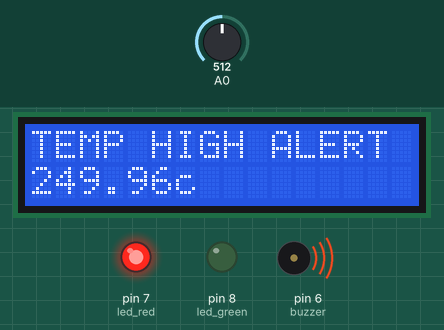
Simulated run of this sketch. Board: Arduino Uno, built with avr-gcc and run on an emulated ATmega328P. Shown: 16×2 character LCD, output pins drawn as LEDs (lit = HIGH), buzzer (waves = sounding). Inputs (shaded band) come from the test bench; at power-on: A0 = 512. What the sketch prints to the serial monitor is not drawn.

Above: at 1.2 s.
1.3 s: A0 set to 101
At 1.88 s:
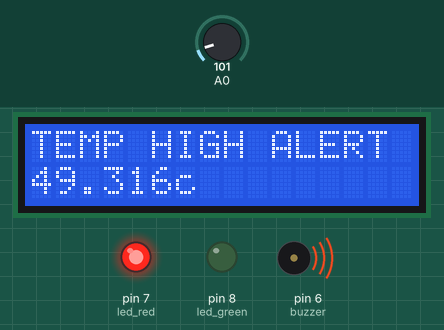
4.3 s: A0 set to 88
At 5.7 s:
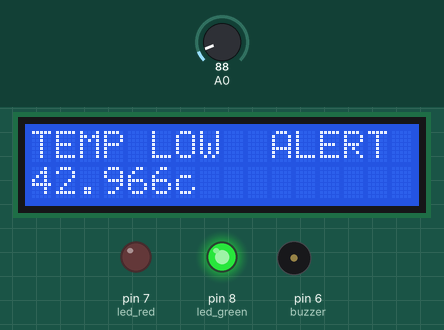
6.0 s: A0 set to 122
At 6.23 s:
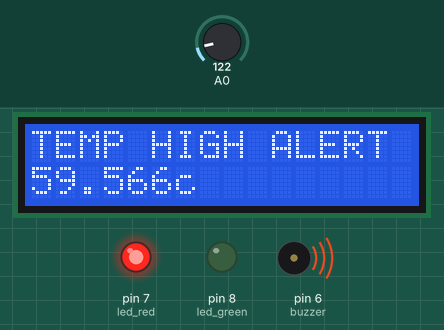
Timing chart, 0 to 13.5 s (numbered marks = the images above; inputs shaded):
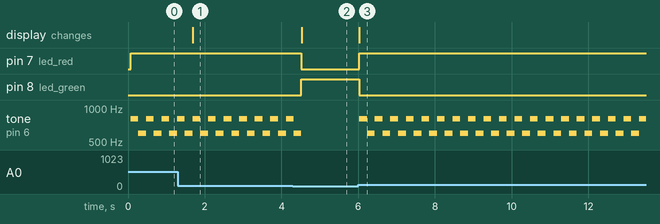

Measured:
- the behaviour switches between 93 and 92 on A0 (found by bisection; images 1 and 2)
- after the input at 1.3 s, the display: changes after 0.39 s (image 1)
- after the input at 4.3 s, pin 7 (led_red): HIGH → LOW after 0.22 s; pin 8 (led_green): LOW → HIGH after 0.22 s; the display: changes after 0.22 s (image 2)
- after the input at 6.0 s, pin 7 (led_red): LOW → HIGH at once; pin 8 (led_green): HIGH → LOW at once; tone on pin 6 (buzzer): alternates 800 Hz for 0.20 s and 600 Hz for 0.20 s, starting at once; the display: changes at once (image 3)
- by itself, tone on pin 6 (buzzer): alternates 800 Hz for 0.20 s and 600 Hz for 0.20 s

The sketch:

fire_alarm_system_using_arduino1.ino
```cpp
#include <LiquidCrystal.h>
float temp;
int led_red=7;
int led_green=8;
int buzzer=6;
int sensorval;
LiquidCrystal lcd(12, 11, 5, 4, 3, 2);

void setup() {
  lcd.begin(16, 2);
  pinMode(led_red,OUTPUT);
  pinMode(led_green,OUTPUT);
  pinMode(buzzer,OUTPUT);

  Serial.begin(9600);
}

void loop() {
  temp=analogRead(A0);
  temp=temp*0.4882;
  lcd.setCursor(0, 1);
  lcd.print(temp);
  lcd.setCursor(6, 1);
  lcd.print("c");

  Serial.println(temp,DEC);

  if (temp>=45){
  	digitalWrite(led_red,HIGH);

    digitalWrite(led_green,LOW);
    lcd.setCursor(0,0);
    lcd.print("TEMP HIGH ALERT");
    tone(buzzer,800,200);
    delay(200);
    tone(buzzer,600,200);
    delay(200);
  }else{
  	digitalWrite(led_green,HIGH);
    digitalWrite(led_red,LOW);
    lcd.setCursor(0,0);
    lcd.print("TEMP LOW ");
  }
}
```
